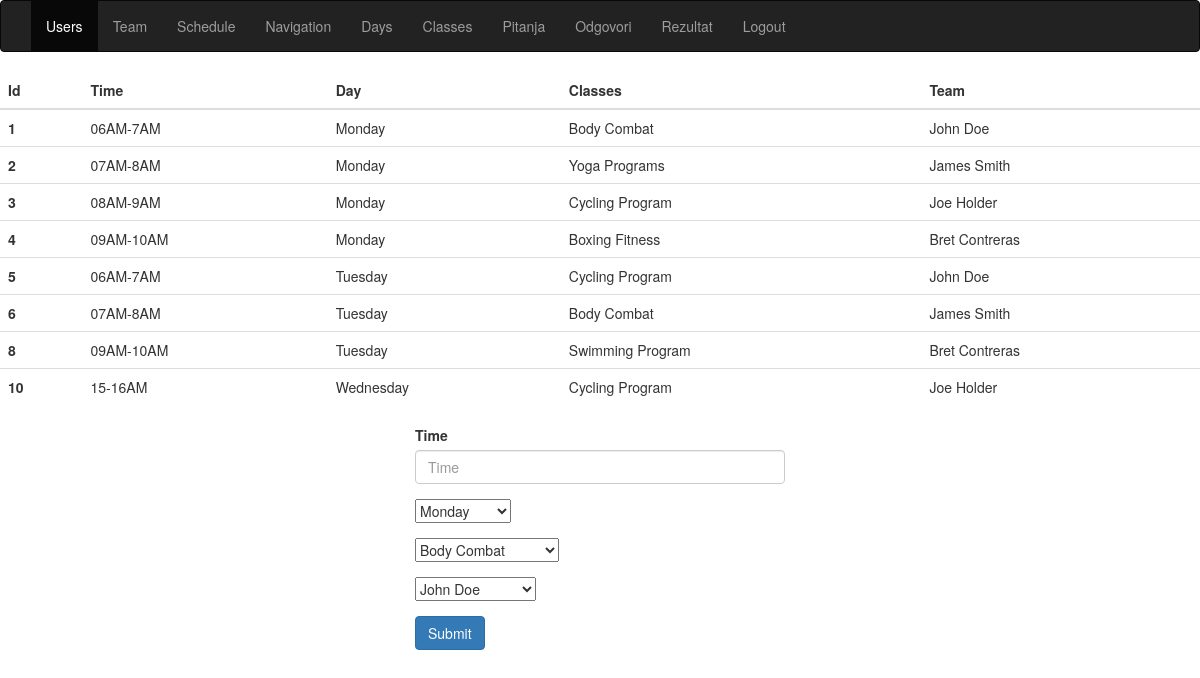
Screenshot of /admin.php?page=schedule (signed in) with the database file from the repository.
### tables this page shows
CREATE TABLE `schedule` (
  `id` int(11) NOT NULL,
  `time` varchar(50) NOT NULL,
  `id_day` int(11) NOT NULL,
  `id_classes` int(11) NOT NULL,
  `id_team` int(11) NOT NULL
);

CREATE TABLE `days` (
  `id` int(11) NOT NULL,
  `name` varchar(30) NOT NULL
);

CREATE TABLE `classes` (
  `id` int(11) NOT NULL,
  `name` varchar(50) NOT NULL,
  `text` varchar(300) NOT NULL,
  `id_image` int(3) NOT NULL
);

CREATE TABLE `team` (
  `id` int(11) NOT NULL,
  `name` varchar(50) NOT NULL,
  `type` varchar(50) NOT NULL,
  `text` varchar(300) NOT NULL,
  `id_image` int(11) NOT NULL
);

### views/adminPanel/schedule.php (the view, shortened to what this page needs)
<?php
$upitdays="select * from days";
$days=$conn->query($upitdays);
$upitclasses="select * from classes";
$classes=$conn->query($upitclasses);
$upitteam="Select * from team";
$team=$conn->query($upitteam);
$upit="SELECT *,schedule.id as sId,classes.name as classesName,days.name as dayName,team.name as teamName FROM schedule INNER JOIN days on schedule.id_day = days.id INNER JOIN classes on schedule.id_classes = classes.id INNER JOIN team on schedule.id_team = team.id INNER JOIN images on classes.id_image = images.id";
$schedule=$conn->query($upit);
?>
<table class="table">
    <thead>
    <tr>
        <th scope="col">Id</th>
        <th scope="col">Time</th>
        <th scope="col">Day</th>
        <th scope="col">Classes</th>
        <th scope="col">Team</th>
    </tr>
    </thead>
    <tbody>
    <?php foreach($schedule as $s):?>
        <tr>
            <th scope="row"><?php echo $s['sId']?></th>
            <td><?php echo $s['time']?></td>
            <td><?php echo $s['dayName']?></td>
            <td><?php echo $s['classesName']?></td>
            <td><?php echo $s['teamName']?></td>
        </tr>
    <?php endforeach;?>
    </tbody>
</table>
<div class="col-lg-4 col-lg-offset-4" id="forma">
    <form method="post" action="admin.php?page=schedule">
        <div class="form-group">
            <label for="exampleInputEmail1">Time</label>
            <input name="time" class="form-control" id="exampleInputEmail1" aria-describedby="emailHelp" placeholder="Time">
        </div>
        <div class="form-group">
        <select name="days">
            <?php foreach($days as $d):?>
            <option value="<?php echo $d['id'];?>"><?php echo $d['name'];?></option>
            <?php endforeach;?>
        </select>
        </div>
        <div class="form-group">
            <select name="classes">
                <?php foreach($classes as $c):?>
                    <option value="<?php echo $c['id'];?>"><?php echo $c['name'];?></option>
                <?php endforeach;?>
            </select>
        </div>
        <div class="form-group">
            <select name="team">
                <?php foreach($team as $t):?>
                    <option value="<?php echo $t['id'];?>"><?php echo $t['name'];?></option>
                <?php endforeach;?>
            </select>
        </div>
        <button type="submit" name="Add" class="btn btn-primary">Submit</button>
    </form>

### rows the page displays
schedule: id "1", time "06AM-7AM", id_day.name "Monday", id_classes.name "Body Combat", id_team.name "John Doe"
schedule: id "2", time "07AM-8AM", id_day.name "Monday", id_classes.name "Yoga Programs", id_team.name "James Smith"
schedule: id "3", time "08AM-9AM", id_day.name "Monday", id_classes.name "Cycling Program", id_team.name "Joe Holder"
schedule: id "4", time "09AM-10AM", id_day.name "Monday", id_classes.name "Boxing Fitness", id_team.name "Bret Contreras"
schedule: id "5", time "06AM-7AM", id_day.name "Tuesday", id_classes.name "Cycling Program", id_team.name "John Doe"
schedule: id "6", time "07AM-8AM", id_day.name "Tuesday", id_classes.name "Body Combat", id_team.name "James Smith"
schedule: id "8", time "09AM-10AM", id_day.name "Tuesday", id_classes.name "Swimming Program", id_team.name "Bret Contreras"
schedule: id "10", time "15-16AM", id_day.name "Wednesday", id_classes.name "Cycling Program", id_team.name "Joe Holder"

### other values shown
form field days "Monday"
form field classes "Body Combat"
form field team "John Doe"
